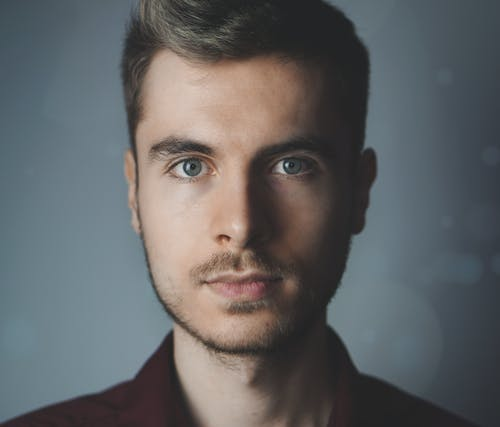
#> input picture 08. Object Detection/computer-vision/images/face-image.jpeg, 500 x 427 px
$ jupyter execute 'CV2 Eye and Face Detection.ipynb'
#> lines starting #> are read from the running program, lines starting #| are printed output that depends on the picture; after the words box and inside, x2 and y2 are one past the last pixel; in counts of white or black regions, pixels touching at a corner belong together
# <center> CV2 Face detection</center>

[cell 1]
# Importing python modules
import cv2
import numpy as np

[cell 2]
face_cascade = cv2.CascadeClassifier('./models/haarcascades/haarcascade_frontalface_default.xml')

[cell 3]
# Read image and convert into the gray color
img = cv2.imread('./images/face-image.jpeg')
#> img is the input picture: shape (427, 500, 3); mean B, G, R 100.4, 99.1, 97.7
gray = cv2.cvtColor(img, cv2.COLOR_BGR2GRAY)
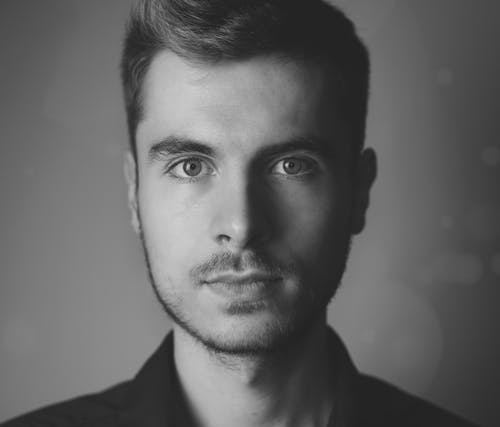
#> gray: shape (427, 500); min 20, max 211, mean 98.8

[cell 4]
faces = face_cascade.detectMultiScale(gray, 1.3, 5)
#> faces = [[97, 56, 281, 281]]

print(faces)
#| [[ 97  56 281 281]]

if faces is ():
    print('No face found')

for x, y, w, h in faces:
    cv2.rectangle(img, (x, y), (x+w, y+h), (127,0,255), 2)
    cv2.imshow('Face Detection', img)
    cv2.waitKey(0)
#> this loop made 1 pass
#> pass 1, `cv2.imshow('Face Detection', img)`:
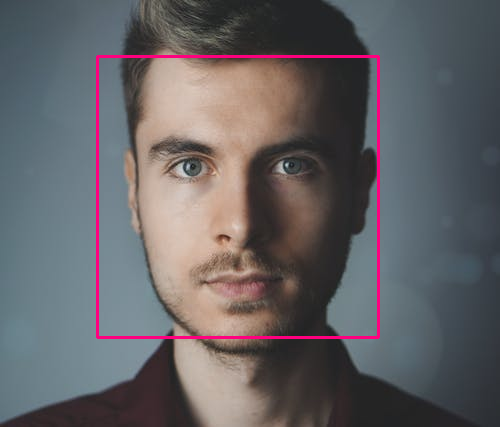
#> window 'Face Detection': shape (427, 500, 3); mean B, G, R 100.6, 97.4, 100.1

[cell 5]
cv2.imwrite('./images/face-gray-image.jpg', gray)
#> Out = True

## Eye recognization

[cell 6]
eye_cascade = cv2.CascadeClassifier('./models/haarcascades/haarcascade_eye.xml')
face_cascade = cv2.CascadeClassifier('./models/haarcascades/haarcascade_frontalface_default.xml')

[cell 7]
# Read image and convert into the gray color
img = cv2.imread('./images/face-image.jpeg')
gray = cv2.cvtColor(img, cv2.COLOR_BGR2GRAY)

face = face_cascade.detectMultiScale(gray, 1.3, 5)
#> face = [[97, 56, 281, 281]]

print(face)
#| [[ 97  56 281 281]]

if face is ():
    print('No face found')

for x, y, w, h in face:
    cv2.rectangle(img, (x, y), (x+w, y+h), (127,0,255), 2)
    cv2.imshow('Face Detection', img)
    cv2.waitKey(0)

    roi_gray = gray[y:y+h, x:x+w]
    roi_color = img[y:y+h, x:x+w]

    eye = eye_cascade.detectMultiScale(roi_gray)
    print(eye)
    for ex, ey, ew, eh in eye:
        cv2.rectangle(roi_color, (ex, ey), (ex+ew, ey+eh), (255, 255, 0), 2)
        cv2.imshow('Eye Detection', img)
        cv2.waitKey(0)
#> this loop made 1 pass
#> (x, y, w, h, eye) on pass 1: (97, 56, 281, 281, [[56, 76, 66, 66], [157, 81, 57, 57]])
#| [[ 56  76  66  66]
#|  [157  81  57  57]]
#> pass 1, `roi_gray = gray[y:y+h, x:x+w]`:
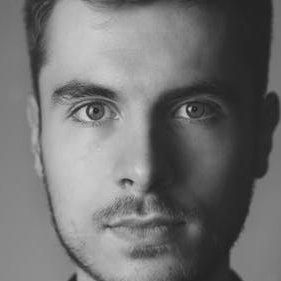
#> roi_gray: shape (281, 281); min 20, max 211, mean 114
#> pass 1, `roi_color = img[y:y+h, x:x+w]`:
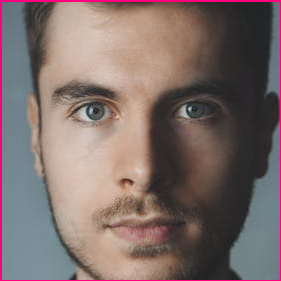
#> roi_color: shape (281, 281, 3); mean B, G, R 106, 109.2, 125.2
#> pass 1, `cv2.imshow('Eye Detection', img)`:
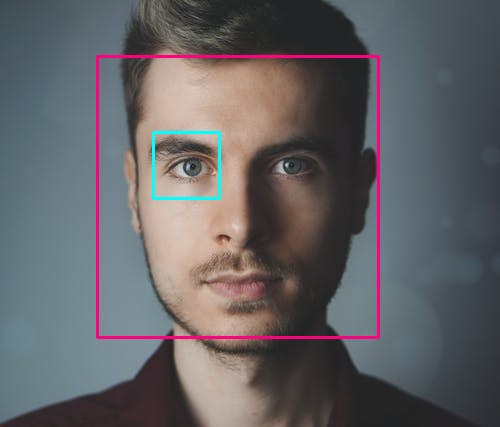
#> window 'Eye Detection': shape (427, 500, 3); mean B, G, R 101, 97.7, 99.4
#> pass 1, `cv2.imshow('Eye Detection', img)`:
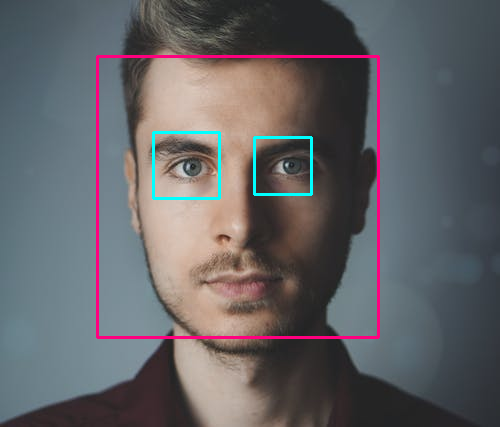
#> window 'Eye Detection': shape (427, 500, 3); mean B, G, R 101.6, 98.3, 99.1
#> after the loop:
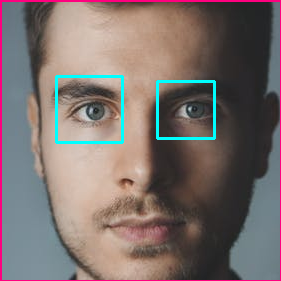
#> roi_color: shape (281, 281, 3); 1.86% of pixels changed, all inside (x1, y1, x2, y2) = (55, 75, 216, 144)

cv2.destroyAllWindows()
